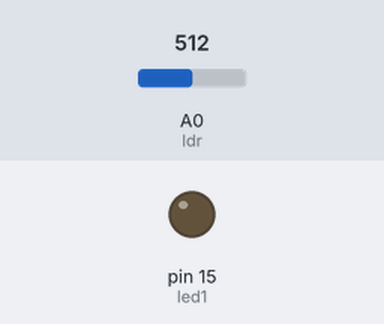
Bench run of a sketch on a simulated Arduino Uno, built with avr-gcc and run on an emulated ATmega328P. On the bench: output pins drawn as LEDs (lit = HIGH). The inputs (shaded band) are chosen by the test bench; at power-on: A0 (ldr) = 512. What the sketch prints to the serial monitor is not drawn.

Above: at 0.1 s.
At 2.6 s:
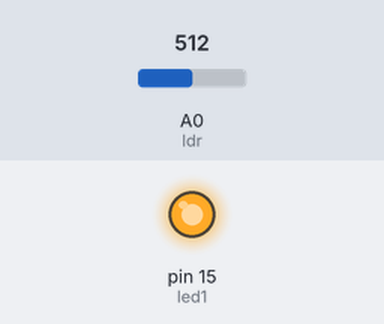
Timing chart, 0 to 4.1 s (numbered marks = the images above):
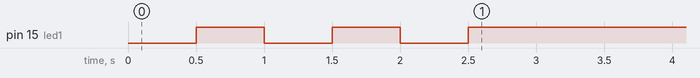

The sketch:

esp8266_LDR_LED.ino
```cpp
#define led1 15
#define led 2
#define ldr A0
float ADC_value = 0.0048828125;

void setup() {
  Serial.begin(9600);
pinMode(led1, OUTPUT);
pinMode(ldr, INPUT);
for(int i = 0; i < 3; i++) {
  digitalWrite(led1,LOW);
  digitalWrite(led,LOW);
  delay(500);
  digitalWrite(led1,HIGH);
  digitalWrite(led,HIGH);
  delay(500);
  }
}


void loop() {
float ldr_data = analogRead(ldr);
int lux = int((250.000000/(ADC_value*ldr_data))-50.000000);
Serial.print("Light Value = ");
Serial.print(lux);
Serial.println(" Lux unit");

if(lux>=150){
  digitalWrite(led,LOW);
}
if (lux<150){
  digitalWrite(led,HIGH);
}
delay(1000);
}
```
